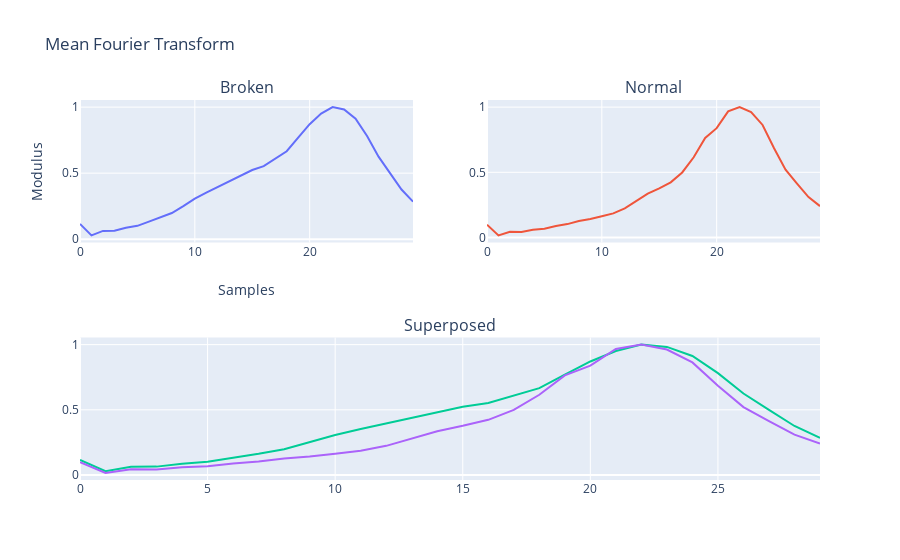

The notebook cell this image was saved under:
### Code cell
#deixar o gráfico bonitinho e mais legível
meanf_ok = meanf_ok/len(labels) #média
meanf_nok = meanf_nok/len(labels)
meanf_ok = meanf_ok/max(meanf_ok) #normaliza pelo máximo
meanf_nok = meanf_nok/max(meanf_nok)

f = [i for i in range(len(meanf_ok))] #cria o vetor de tempo
#cria um dataframe dos isoladores com defeito e sem defeito
fourier_df = pd.DataFrame(np.array([f, meanf_nok, meanf_ok]).T)
fourier_df.columns = ["Frequency [Hz]", "Broken", "Normal"]
fourier_df.head()

# Create traces
fig = make_subplots(
    rows=2, cols=2,
    specs=[[{}, {}],
           [{"colspan": 2}, None]],
    subplot_titles=("Broken","Normal", "Superposed"))

#média do fourier das amostras quebradas
fig.add_trace(go.Scatter(x=fourier_df['Frequency [Hz]'],y=fourier_df['Broken'],
                    mode='lines',
                    name='Broken'), row=1, col=1)

#média das amostras ok
fig.add_trace(go.Scatter(x=fourier_df['Frequency [Hz]'],y=fourier_df['Normal'],
                    mode='lines', name='Normal'), row=1, col=2)


#gráfico de superposição de ambos
fig.add_trace(go.Scatter(x=fourier_df['Frequency [Hz]'],y=fourier_df['Broken'],
                    mode='lines',
                    name='Broken'), row=2, col=1)

fig.add_trace(go.Scatter(x=fourier_df['Frequency [Hz]'],y=fourier_df['Normal'],
                    mode='lines', name='Normal'), row=2, col=1)

fig.update_layout(title='Mean Fourier Transform', showlegend=False,
                   xaxis_title='Samples',
                   yaxis_title='Modulus')

fig.show()

### Figure 1 — Plotly figure (JSON) as saved in the notebook; plotly's stock layout.template omitted (floating-point values rounded to 4 significant figures)
{"data": [{"mode": "lines", "name": "Broken", "type": "scatter", "x": [0, 1, 2, 3, 4, 5, 6, 7, 8, 9, 10, 11, 12, 13, 14, 15, 16, 17, 18, 19, 20, 21, 22, 23, 24, 25, 26, 27, 28, 29], "xaxis": "x", "y": [0.1159, 0.029, 0.06261, 0.06435, 0.08673, 0.1014, 0.1328, 0.1626, 0.1983, 0.2504, 0.307, 0.3528, 0.3944, 0.4388, 0.4809, 0.5236, 0.553, 0.6086, 0.666, 0.7696, 0.8708, 0.9513, 1, 0.9826, 0.9126, 0.781, 0.6248, 0.5, 0.3761, 0.2844], "yaxis": "y"}, {"mode": "lines", "name": "Normal", "type": "scatter", "x": [0, 1, 2, 3, 4, 5, 6, 7, 8, 9, 10, 11, 12, 13, 14, 15, 16, 17, 18, 19, 20, 21, 22, 23, 24, 25, 26, 27, 28, 29], "xaxis": "x2", "y": [0.0987, 0.01639, 0.04345, 0.04196, 0.05931, 0.06763, 0.08794, 0.1029, 0.1268, 0.1422, 0.1635, 0.1853, 0.2237, 0.2817, 0.3359, 0.3773, 0.4234, 0.4991, 0.6153, 0.7639, 0.8385, 0.9673, 1, 0.962, 0.8633, 0.6843, 0.5207, 0.414, 0.3102, 0.2409], "yaxis": "y2"}, {"mode": "lines", "name": "Broken", "type": "scatter", "x": [0, 1, 2, 3, 4, 5, 6, 7, 8, 9, 10, 11, 12, 13, 14, 15, 16, 17, 18, 19, 20, 21, 22, 23, 24, 25, 26, 27, 28, 29], "xaxis": "x3", "y": [0.1159, 0.029, 0.06261, 0.06435, 0.08673, 0.1014, 0.1328, 0.1626, 0.1983, 0.2504, 0.307, 0.3528, 0.3944, 0.4388, 0.4809, 0.5236, 0.553, 0.6086, 0.666, 0.7696, 0.8708, 0.9513, 1, 0.9826, 0.9126, 0.781, 0.6248, 0.5, 0.3761, 0.2844], "yaxis": "y3"}, {"mode": "lines", "name": "Normal", "type": "scatter", "x": [0, 1, 2, 3, 4, 5, 6, 7, 8, 9, 10, 11, 12, 13, 14, 15, 16, 17, 18, 19, 20, 21, 22, 23, 24, 25, 26, 27, 28, 29], "xaxis": "x3", "y": [0.0987, 0.01639, 0.04345, 0.04196, 0.05931, 0.06763, 0.08794, 0.1029, 0.1268, 0.1422, 0.1635, 0.1853, 0.2237, 0.2817, 0.3359, 0.3773, 0.4234, 0.4991, 0.6153, 0.7639, 0.8385, 0.9673, 1, 0.962, 0.8633, 0.6843, 0.5207, 0.414, 0.3102, 0.2409], "yaxis": "y3"}], "layout": {"annotations": [{"font": {"size": 16}, "showarrow": false, "text": "Broken", "x": 0.225, "xanchor": "center", "xref": "paper", "y": 1, "yanchor": "bottom", "yref": "paper"}, {"font": {"size": 16}, "showarrow": false, "text": "Normal", "x": 0.775, "xanchor": "center", "xref": "paper", "y": 1, "yanchor": "bottom", "yref": "paper"}, {"font": {"size": 16}, "showarrow": false, "text": "Superposed", "x": 0.5, "xanchor": "center", "xref": "paper", "y": 0.375, "yanchor": "bottom", "yref": "paper"}], "showlegend": false, "title": {"text": "Mean Fourier Transform"}, "xaxis": {"anchor": "y", "domain": [0, 0.45], "title": {"text": "Samples"}}, "xaxis2": {"anchor": "y2", "domain": [0.55, 1]}, "xaxis3": {"anchor": "y3", "domain": [0, 1]}, "yaxis": {"anchor": "x", "domain": [0.625, 1], "title": {"text": "Modulus"}}, "yaxis2": {"anchor": "x2", "domain": [0.625, 1]}, "yaxis3": {"anchor": "x3", "domain": [0, 0.375]}}}
